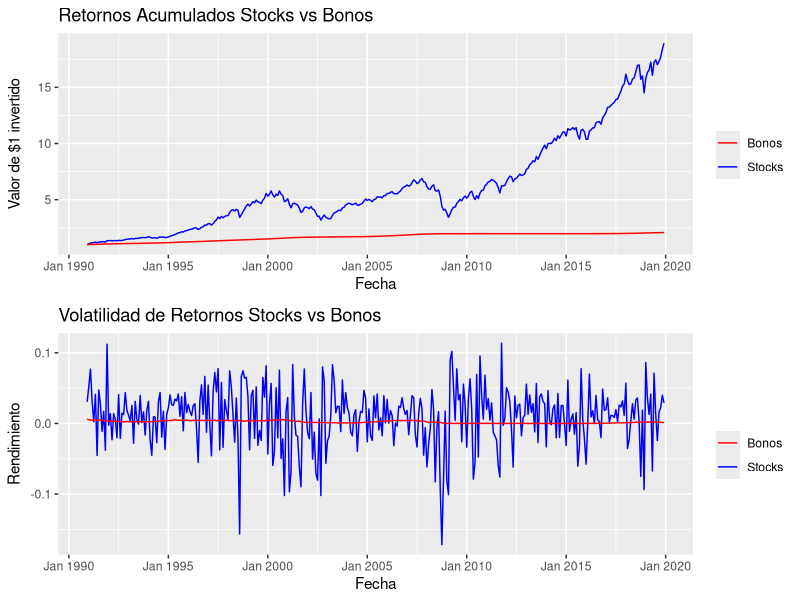

Here is the R script that generated this plot:
# Relacion Riesgo-Rendimiento --------------------------------------------------

library(dplyr) # operaciones en dataframes
library(zoo) # fomatos de serie de tiempo
library(ggplot2) # graficos con dataframe
library(cowplot) # alinear graficos de ggplo2



# Datos ------------------------------------------------------------------------

# Los datos provienen del sitio del profesor Keneth French, disponibles en:
# https://mba.tuck.dartmouth.edu/pages/faculty/ken.french/data_library.html#Research
# https://mba.tuck.dartmouth.edu/pages/faculty/ken.french/Data_Library/f-f_factors.html
# Variables:
# Mkt.Rf - Exceso de rendimiento en el portafolio de mercado (Rm-Rf)
# SMB - Tamano de las carteras pequenas y grandes (Small Minus Big)
# HML - Valor de las carteras de valor y crecimiento (High Minus Low)
# Rf - Tasa libre de riesgo (rendimiento de bonos)

ff <- read.csv("csv/FF_Research_Data_Factors_2020.csv") # leer archivo
ff$Date <- as.yearmon(as.character(ff$Date), format="%Y%m") # formato de fechas
ff[, 2:ncol(ff)] <- ff[, 2:ncol(ff)] / 100 # porcentaje a decimal
ff <- ff[, c(1, 2, 5)] # seleccionamos columnas

# Segmetamos un periodo de 29 anos dic 1990 - dic 2019
ff <- subset(ff, between(ff$Date, as.yearmon("1990-12"), as.yearmon("2019-12")))
row.names(ff) <- NULL # resetear indices
rbind(head(ff), tail(ff))



# Calculo de rendimientos ------------------------------------------------------

# Rendimiento de mercado (acciones/stocks) (Mkt.Rf=Rm-Rf --> Rm=Mkt.Rf+Rf)
ff <- ff %>% mutate(Rm = Mkt.Rf + Rf)

# Rendimiento bruto del mercado y de la tasa libre de riesgo
ff <- ff %>% mutate(Rf.gross = 1 + Rf,
                    Rm.gross = 1 + Rm)
ff[1, 5:6] <- 1 # los rendimientos se pagan a fin de mes

# Rendimiento acumulado del mercado y de la tasa libre de riesgo
ff <- ff %>% mutate(Rf.cum = cumprod(Rf.gross),
                    Rm.cum = cumprod(Rm.gross))

rbind(head(ff), tail(ff))
tail(ff, 1)[, 8] / tail(ff, 1)[, 7]
# Una inversion en stocks genera 9 veces mas que en bonos al final del periodo



# Graficos de Rendimiento y Volatilidad ----------------------------------------

p1 <- ggplot(ff, aes(x = Date)) + 
    geom_line(aes(y = Rm.cum, colour = "Stocks")) + 
    geom_line(aes(y = Rf.cum, colour = "Bonos")) +
    labs(title = "Retornos Acumulados Stocks vs Bonos") +
    xlab ("Fecha") +
    ylab ("Valor de $1 invertido") +
    scale_color_manual(name = "",
                       values = c("Stocks" = "blue", "Bonos" = "red"))

p2 <- ggplot(ff, aes(x = Date)) + 
    geom_line(aes(y = Rm, colour = "Stocks")) + 
    geom_line(aes(y = Rf, colour = "Bonos")) +
    labs(title = "Volatilidad de Retornos Stocks vs Bonos") +
    xlab ("Fecha") +
    ylab ("Rendimiento") +
    scale_color_manual(name = "",
                       values = c("Stocks" = "blue", "Bonos" = "red"))

plot_grid(plotlist = list(p1, p2), ncol = 1, align = 'v')
# A mayor riesgo mayor ganancia
